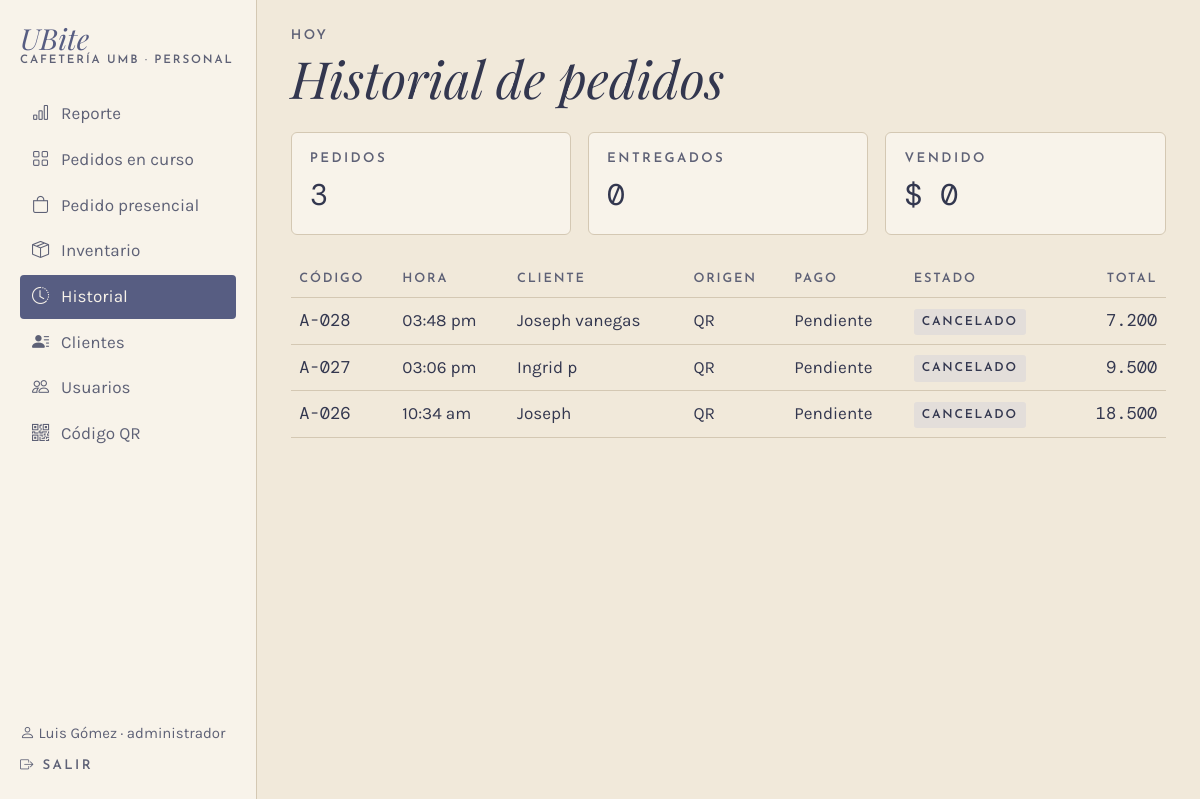
/caja/historial (signed in), run on an earlier commit of the app's database.
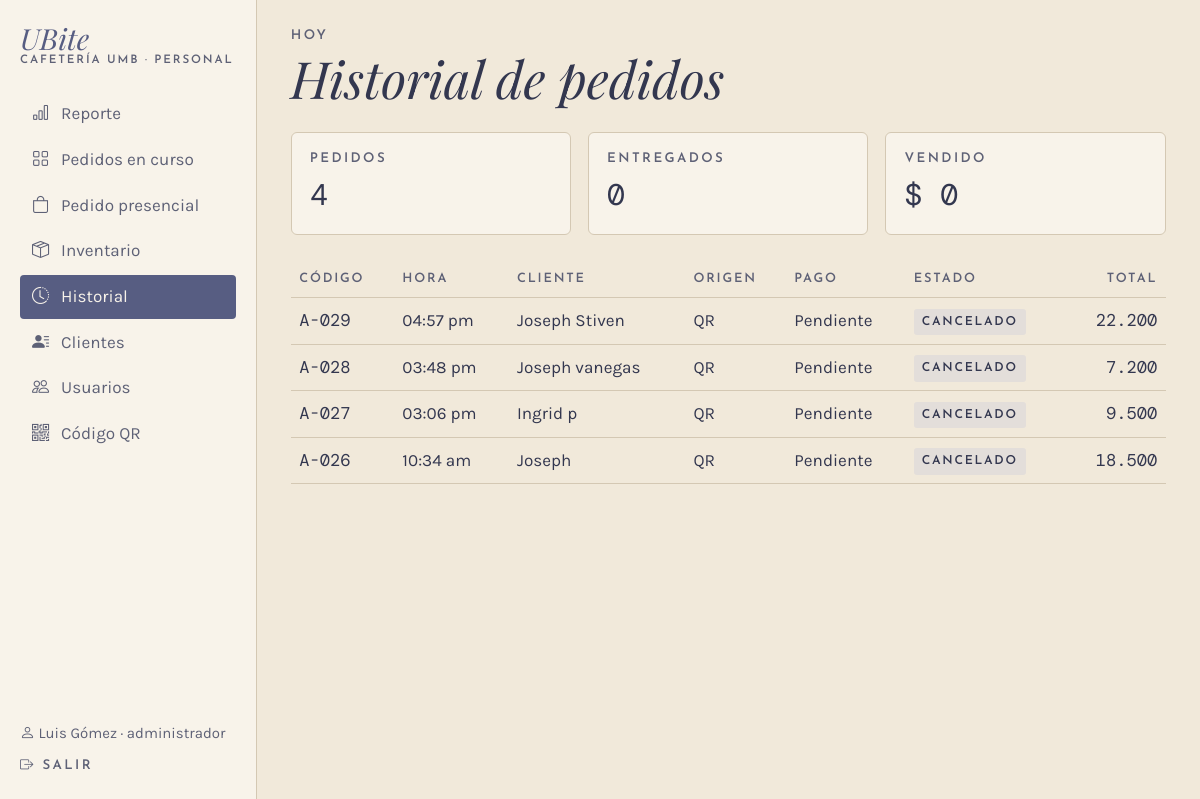
And on a later commit of the database.
### app/models.py (models this page shows, shortened)
class Pedido(db.Model):
    __tablename__ = "pedido"
    __table_args__ = (
        db.CheckConstraint("origen IN ('qr', 'presencial')", name="ck_pedido_origen"),
        db.CheckConstraint(
            "estado IN ('en_cola', 'en_preparacion', 'listo', 'entregado', 'cancelado')",
            name="ck_pedido_estado"),
        db.CheckConstraint("total >= 0", name="ck_pedido_total"),
    )
    TRANSICIONES = {
        "en_cola": {"en_preparacion", "listo", "cancelado"},
        "en_preparacion": {"listo", "cancelado"},
        "listo": {"entregado", "cancelado"},
        "entregado": set(),
        "cancelado": set(),
    }
    id_pedido = db.Column(db.Integer, primary_key=True, autoincrement=True)
    codigo = db.Column(db.Text, nullable=False, unique=True)
    id_cliente = db.Column(db.Integer, db.ForeignKey("cliente.id_cliente"), nullable=False)
    id_usuario = db.Column(db.Integer, db.ForeignKey("usuario.id_usuario"))
    fecha_hora = db.Column(db.DateTime, nullable=False, default=ahora)
    origen = db.Column(db.Text, nullable=False)
    estado = db.Column(db.Text, nullable=False, default="en_cola")
    total = db.Column(db.Float, nullable=False, default=0)
    cliente = db.relationship("Cliente", back_populates="pedidos")
    usuario = db.relationship("Usuario")
    detalles = db.relationship("DetallePedido", back_populates="pedido", lazy=True,
                               cascade="all, delete-orphan")
    pagos = db.relationship("Pago", back_populates="pedido", lazy=True)
    transacciones = db.relationship("Transaccion", back_populates="pedido", lazy=True)
    notificaciones = db.relationship("Notificacion", back_populates="pedido", lazy=True)

class Cliente(db.Model):
    __tablename__ = "cliente"
    id_cliente = db.Column(db.Integer, primary_key=True, autoincrement=True)
    nombre = db.Column(db.Text, nullable=False)
    telefono = db.Column(db.Text, nullable=False)
    fecha_registro = db.Column(db.DateTime, nullable=False, default=ahora)
    suscripcion_push = db.Column(db.Text)
    pedidos = db.relationship("Pedido", back_populates="cliente", lazy=True)

### app/routes/caja.py (the view)
@bp.route("/historial")
@rol_requerido(*PERSONAL)
def historial():
    pedidos = servicios.pedidos_del_dia()
    entregados = [p for p in pedidos if p.estado == "entregado"]
    return render_template("caja/historial.html", pedidos=pedidos,
                           vendido=sum(p.total for p in entregados), entregados=len(entregados))

### app/__init__.py (called while the page is built)
def pesos(valor):
    return f"{valor:,.0f}".replace(",", ".")

@login_manager.user_loader
def cargar_usuario(id_usuario):
    from .models import Usuario
    return db.session.get(Usuario, int(id_usuario))

### app/database.py (called while the page is built)
@event.listens_for(Engine, "begin")
def _iniciar(conexion):
    conexion.exec_driver_sql("BEGIN IMMEDIATE" if _escritura.get() else "BEGIN")

### app/models.py (called while the page is built)
def ahora():
    return datetime.now().replace(microsecond=0)

    @property
    def is_active(self):
        return bool(self.activo)

### app/routes/__init__.py (called while the page is built)
def rol_requerido(*roles):
    def decorador(vista):
        @wraps(vista)
        @login_required
        def envoltura(*args, **kwargs):
            if current_user.rol not in roles:
                abort(403)
            return vista(*args, **kwargs)
        return envoltura
    return decorador

### app/routes/cliente.py (called while the page is built)
@bp.app_context_processor
def datos_carrito():
    carrito = session.get("carrito", {})
    return {"unidades_carrito": sum(carrito.values())}

### app/servicios.py (called while the page is built)
def pedidos_del_dia():
    hoy = ahora().date().isoformat()
    return (Pedido.query.filter(func.date(Pedido.fecha_hora) == hoy)
            .order_by(Pedido.fecha_hora.desc()).all())

### app/templates/caja/historial.html (shortened to what this page needs)
{% extends "caja/_base.html" %}
{% set titulo_barra = "Historial" %}
{% block panel %}
<p class="etiqueta mb-1">Hoy</p>
<h1 class="titulo display-5 mb-4 d-none d-lg-block">Historial de pedidos</h1>
<div class="row g-3 mb-4">
  <div class="col-sm-4"><div class="tarjeta"><p class="etiqueta mb-1">Pedidos</p><div class="mono fs-3">{{ pedidos|length }}</div></div></div>
  <div class="col-sm-4"><div class="tarjeta"><p class="etiqueta mb-1">Entregados</p><div class="mono fs-3">{{ entregados }}</div></div></div>
  <div class="col-sm-4"><div class="tarjeta"><p class="etiqueta mb-1">Vendido</p><div class="mono fs-3">$ {{ vendido|pesos }}</div></div></div>
</div>
<div class="table-responsive">
<table class="table tabla-ubite align-middle">
  <thead><tr><th>Código</th><th>Hora</th><th>Cliente</th><th>Origen</th><th>Pago</th><th>Estado</th><th class="text-end">Total</th></tr></thead>
  <tbody>
  {% for p in pedidos %}
  <tr>
    <td class="mono">{{ p.codigo }}</td>
    <td>{{ p.fecha_hora.strftime('%I:%M %p').lower() }}</td>
    <td>{{ p.cliente.nombre }}</td>
    <td>{{ "QR" if p.origen == "qr" else "Presencial" }}</td>
    <td>{% set pago = p.pagos|selectattr("estado", "equalto", "aprobado")|first %}{{ ("App" if pago.metodo == "app" else "Efectivo") if pago else "Pendiente" }}</td>
    <td><span class="chip">{{ ESTADOS[p.estado] }}</span></td>
    <td class="text-end mono">{{ p.total|pesos }}</td>
  </tr>
  {% else %}
  <tr><td colspan="7" class="suave">Todavía no hay pedidos hoy.</td></tr>
  {% endfor %}
  </tbody>
</table>
</div>
{% endblock %}

### app/templates/caja/_base.html (shortened to what this page needs)
{% extends "base.html" %}
{% block clase_main %}{{ 'con-lateral' if es_admin }} container-xl py-4 con-barra-inferior{% endblock %}
{% block encabezado %}
{% if es_admin %}
<aside class="lateral d-none d-lg-flex">
  <a class="marca mb-4" href="{{ url_for('admin.reporte') }}"><span class="nombre">UBite</span><span class="sub">Cafetería UMB · Personal</span></a>
  <nav>
    {% for ruta, texto, icono in menu_personal %}
    <a href="{{ url_for(ruta) }}" class="{{ 'activo' if seccion == ruta }}"><i class="bi {{ icono }}"></i>{{ texto }}</a>
    {% endfor %}
  </nav>
  <div class="mt-auto pt-4 small">
    <div class="suave mb-2"><i class="bi bi-person"></i> {{ current_user.nombre }} · {{ current_user.rol }}</div>
    <a href="{{ url_for('auth.salir') }}" class="etiqueta text-decoration-none"><i class="bi bi-box-arrow-right"></i> Salir</a>
  </div>
</aside>
{% endif %}
{% endblock %}
{% block contenido %}
{% block panel %}{% endblock %}
{% endblock %}

What changed in the data, as far as the page shows it:
added Pedido: codigo "A-029", fecha_hora "04:57 pm", cliente.nombre "Joseph Stiven", origen "QR", metodo "Pendiente", estado "CANCELADO", total|pesos "22.200"
Also different on the page:
{{ pedidos|length }}: "3" → "4"
